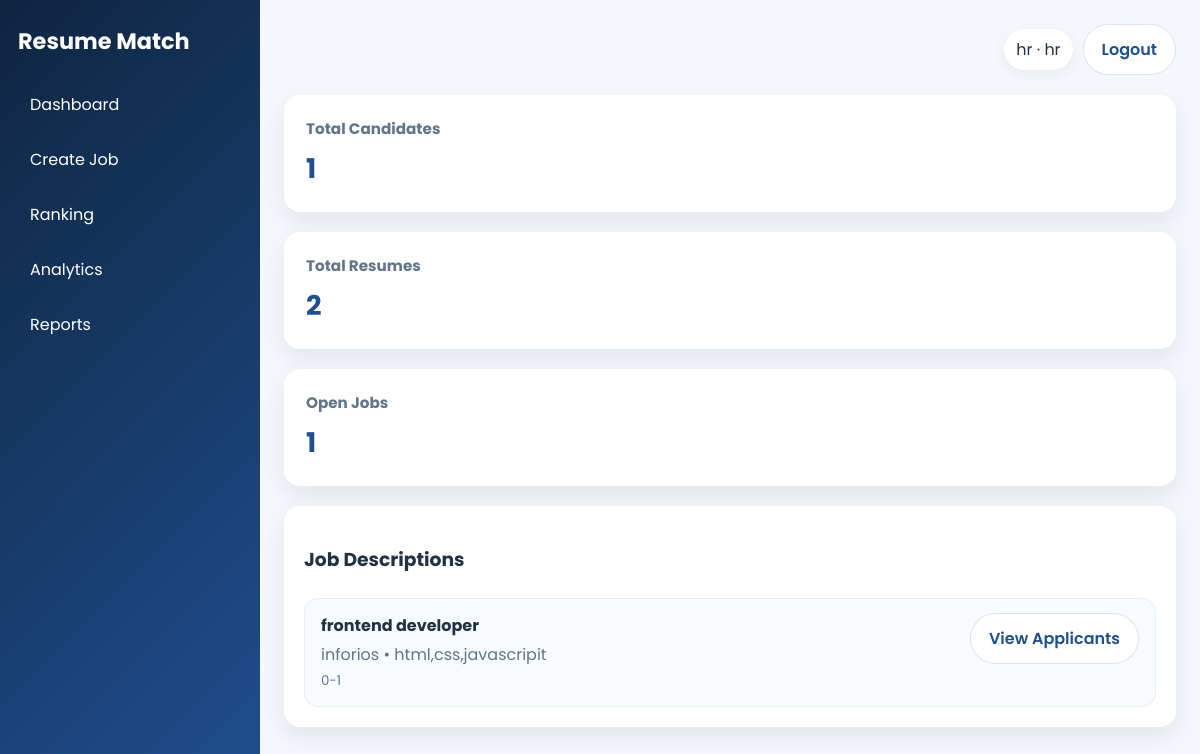
Screenshot of /hr/dashboard (signed in) with the database file from the repository.
### tables this page shows
CREATE TABLE users (
            id INTEGER PRIMARY KEY AUTOINCREMENT,
            username TEXT UNIQUE NOT NULL,
            email TEXT UNIQUE NOT NULL,
            password_hash TEXT NOT NULL,
            role TEXT NOT NULL CHECK(role IN ('admin','hr','candidate')),
            created_at TEXT NOT NULL
        );

CREATE TABLE job_descriptions (
            id INTEGER PRIMARY KEY AUTOINCREMENT,
            hr_user_id INTEGER NOT NULL,
            job_title TEXT NOT NULL,
            company_name TEXT NOT NULL,
            required_skills TEXT NOT NULL,
            required_experience TEXT NOT NULL,
            full_description TEXT NOT NULL,
            created_at TEXT NOT NULL,
            FOREIGN KEY (hr_user_id) REFERENCES users(id) ON DELETE CASCADE
        );

### app.py (the view)
@app.route("/hr/dashboard")
@require_login("hr")
def hr_dashboard() -> str:
    jobs = list_job_descriptions()
    candidates = list_candidates()
    resumes = list_resumes()
    metrics = calculate_dashboard_metrics(candidates, jobs, resumes)
    return render_template("hr_dashboard.html", jobs=jobs, candidates=candidates, resumes=resumes, metrics=metrics)

### app.py (called while the page is built)
@app.context_processor
def inject_globals() -> dict[str, Any]:
    user = None
    if "user_id" in session:
        user = get_user_by_id(session["user_id"])
    return {"current_user": user, "csrf_token": session.get("csrf_token")}

def require_login(role: str | None = None) -> Any:
    def decorator(func):
        @wraps(func)
        def wrapper(*args, **kwargs):
            if "user_id" not in session:
                flash("Please log in first.", "warning")
                return redirect(url_for("login"))
            user = get_user_by_id(session["user_id"])
            if role and user["role"] != role:
                flash("You do not have access to this page.", "danger")
                return redirect(url_for("home"))
            return func(*args, **kwargs)
        return wrapper
    return decorator

@app.before_request
def ensure_csrf_token() -> None:
    if "csrf_token" not in session:
        session["csrf_token"] = secrets.token_hex(16)

### utils/ats.py (called while the page is built)
def calculate_dashboard_metrics(candidates: list[dict[str, Any]], jobs: list[dict[str, Any]], resumes: list[dict[str, Any]]) -> dict[str, Any]:
    total_candidates = len(candidates)
    total_resumes = len(resumes)
    total_jobs = len(jobs)
    top_candidate = "N/A"
    if candidates:
        top_candidate = candidates[0].get("full_name", "N/A")
    avg_ats = 0.0
    avg_match = 0.0
    if resumes:
        avg_ats = round(sum(80 for _ in resumes) / max(1, len(resumes)), 1)
        avg_match = round(sum(82 for _ in resumes) / max(1, len(resumes)), 1)
    return {
        "total_candidates": total_candidates,
        "total_resumes": total_resumes,
        "total_jobs": total_jobs,
        "top_candidate": top_candidate,
        "average_ats_score": avg_ats,
        "average_match_score": avg_match,
    }

### utils/database.py (called while the page is built)
def get_connection() -> sqlite3.Connection:
    conn = sqlite3.connect(DB_PATH)
    conn.row_factory = sqlite3.Row
    conn.execute("PRAGMA foreign_keys = ON")
    return conn

def get_user_by_id(user_id: int) -> Optional[Dict[str, Any]]:
    conn = get_connection()
    user = conn.execute("SELECT * FROM users WHERE id = ?", (user_id,)).fetchone()
    conn.close()
    return dict(user) if user else None

def list_candidates() -> list[Dict[str, Any]]:
    conn = get_connection()
    rows = conn.execute("SELECT * FROM candidates ORDER BY created_at DESC").fetchall()
    conn.close()
    return [dict(row) for row in rows]

### templates/hr_dashboard.html
{% extends 'base.html' %}
{% block content %}
<section class="cards-grid">
    <div class="card stat-card"><h3>Total Candidates</h3><p>{{ metrics.total_candidates }}</p></div>
    <div class="card stat-card"><h3>Total Resumes</h3><p>{{ metrics.total_resumes }}</p></div>
    <div class="card stat-card"><h3>Open Jobs</h3><p>{{ metrics.total_jobs }}</p></div>
</section>
<section class="card">
    <div class="section-heading">
        <h3>Job Descriptions</h3>
    </div>
    {% if jobs %}
        <div class="stack-list">
            {% for job in jobs %}
            <div class="list-item job-list-item">
                <div>
                    <strong>{{ job.job_title }}</strong>
                    <p>{{ job.company_name }} • {{ job.required_skills }}</p>
                    <small>{{ job.required_experience }}</small>
                </div>
                <a class="btn btn-secondary" href="{{ url_for('hr_job_applicants', job_id=job.id) }}">View Applicants</a>
            </div>
            {% endfor %}
        </div>
    {% else %}
        <div class="empty-state">
            <h3>No jobs available</h3>
            <p>Create a role to start collecting applications.</p>
        </div>
    {% endif %}
</section>
{% endblock %}

### templates/base.html (shortened to what this page needs)
<!DOCTYPE html>
<html lang="en">
<head>
    <link rel="stylesheet" href="{{ url_for('static', filename='css/style.css') }}">
</head>
<body class="{% if request.endpoint == 'home' %}landing-body{% else %}app-body{% endif %}">
    {% if request.endpoint == 'home' %}
        <div class="landing-page">
            <header class="sticky-nav">
                <a class="brand-mark" href="{{ url_for('home') }}"><span>Resume</span>Match</a>
                <button class="menu-toggle" aria-label="Toggle navigation">☰</button>
                <nav class="nav-links">
                    <a href="#platform">Platform</a>
                    <a href="#workflow">How It Works</a>
                    <a href="{{ url_for('jobs') }}">Jobs</a>
                    <a href="#contact">Contact</a>
                    <a class="nav-cta" href="{{ url_for('register') }}">Join Now</a>
                </nav>
            </header>
            {% with messages = get_flashed_messages(with_categories=true) %}
                {% if messages %}
                    <div class="flash-stack landing-flash">
                        {% for category, message in messages %}
                            <div class="flash flash-{{ category }}">{{ message }}</div>
                        {% endfor %}
                    </div>
                {% endif %}
            {% endwith %}
            <div class="content-wrapper">
    {% else %}
        <div class="page-shell">
            <aside class="sidebar">
                <div class="brand">Resume Match</div>
                <nav>
                    {% if current_user and current_user.role == 'admin' %}
                        <a href="{{ url_for('admin_dashboard') }}">Dashboard</a>
                        <a href="{{ url_for('admin_candidates') }}">Candidates</a>
                        <a href="{{ url_for('admin_hr_users') }}">HR Users</a>
                        <a href="{{ url_for('admin_job_descriptions') }}">Jobs</a>
                        <a href="{{ url_for('admin_resumes') }}">Resumes</a>
                    {% elif current_user and current_user.role == 'hr' %}
                        <a href="{{ url_for('hr_dashboard') }}">Dashboard</a>
                        <a href="{{ url_for('upload_job') }}">Create Job</a>
                        <a href="{{ url_for('ranking') }}">Ranking</a>
                        <a href="{{ url_for('analytics') }}">Analytics</a>
                        <a href="{{ url_for('reports') }}">Reports</a>
                    {% elif current_user and current_user.role == 'candidate' %}
                        <a href="{{ url_for('candidate_dashboard') }}">Dashboard</a>
                        <a href="{{ url_for('upload_resume') }}">Upload Resume</a>
                        <a href="{{ url_for('jobs') }}">Jobs</a>
                        <a href="{{ url_for('profile') }}">Profile</a>
                        <a href="{{ url_for('application_status') }}">Status</a>
                    {% else %}
                        <a href="{{ url_for('home') }}">Home</a>
                        <a href="{{ url_for('about') }}">About</a>
                        <a href="{{ url_for('contact') }}">Contact</a>
                    {% endif %}
                </nav>
            </aside>
            <main class="main-content">
                <header class="topbar">
                    <div class="topbar-actions">
                        {% if current_user %}
                            <span class="user-pill">{{ current_user.username }} · {{ current_user.role }}</span>
                            <a class="btn btn-outline" href="{{ url_for('logout') }}">Logout</a>
                        {% else %}
                            <a class="btn btn-outline" href="{{ url_for('login') }}">Login</a>
                            <a class="btn btn-primary" href="{{ url_for('register') }}">Register</a>
                        {% endif %}
                    </div>
                </header>
                <div class="content-wrapper">
    {% endif %}
    {% block content %}{% endblock %}
    {% if request.endpoint == 'home' %}
            </div>
            <footer class="landing-footer" id="contact">
                <p>© 2026 ResumeMatch. Trusted by modern HR teams.</p>
            </footer>
        </div>
    {% else %}
                </div>
            </main>
        </div>
    {% endif %}
</body>
</html>

### static/css/style.css (style rules this page uses)
:root { --bg: #f4f7fb; --card: #ffffff; --text: #213245; --muted: #617489; --primary: #1f4f8f; --accent: #2e6fdb; --danger: #d64545; --success: #2ca25f; --shadow: 0 20px 45px rgba(15, 37, 64, 0.12); }
* { box-sizing: border-box; }
html { scroll-behavior: smooth; }
body { margin: 0; font-family: 'Poppins', Arial, sans-serif; background: var(--bg); color: var(--text); }
.page-shell { display: flex; min-height: 100vh; }
.sidebar { width: 260px; background: linear-gradient(135deg, #0f2540, #1f4f8f); color: white; padding: 24px 18px; }
.brand { font-size: 1.4rem; font-weight: 700; margin-bottom: 24px; }
.sidebar nav { display: flex; flex-direction: column; gap: 10px; }
.sidebar a { color: white; text-decoration: none; padding: 10px 12px; border-radius: 8px; }
.main-content { flex: 1; padding: 24px; }
.topbar { display: flex; justify-content: space-between; align-items: center; margin-bottom: 20px; }
.topbar-actions { display: flex; gap: 10px; align-items: center; }
.user-pill { background: white; padding: 8px 12px; border-radius: 999px; box-shadow: 0 4px 14px rgba(0,0,0,0.06); }
.card { background: var(--card); border-radius: 16px; padding: 20px; box-shadow: 0 10px 24px rgba(15,37,64,0.08); margin-bottom: 20px; }
.btn { border: none; cursor: pointer; text-decoration: none; display: inline-flex; align-items: center; justify-content: center; padding: 12px 18px; font-weight: 600; border-radius: 999px; transition: transform 0.2s ease, box-shadow 0.2s ease; }
.btn-secondary { background: white; color: var(--primary); border: 1px solid rgba(31,79,143,0.16); }
.btn-outline { background: white; color: var(--primary); border: 1px solid #d8e3ef; }
.stat-card { padding: 22px; }
.stat-card h3 { margin: 0 0 8px; font-size: 0.95rem; color: var(--muted); }
.stat-card p { margin: 0; font-size: 1.7rem; color: var(--primary); font-weight: 700; }
.section-heading { margin-bottom: 24px; }
.stack-list { display: flex; flex-direction: column; gap: 12px; }
.list-item { display: flex; justify-content: space-between; align-items: center; gap: 12px; background: #f8fbff; border: 1px solid #e7eef7; border-radius: 14px; padding: 14px 16px; }
.list-item p, .list-item small { margin: 4px 0 0; color: var(--muted); }
.job-list-item { align-items: flex-start; }

### rows the page displays
users: username "hr", role "hr"
job_descriptions: job_title "frontend developer", company_name "inforios", required_skills "html,css,javascripit", required_experience "0-1"

### other values shown
{{ metrics.total_candidates }} "1"
{{ metrics.total_resumes }} "2"
{{ metrics.total_jobs }} "1"
